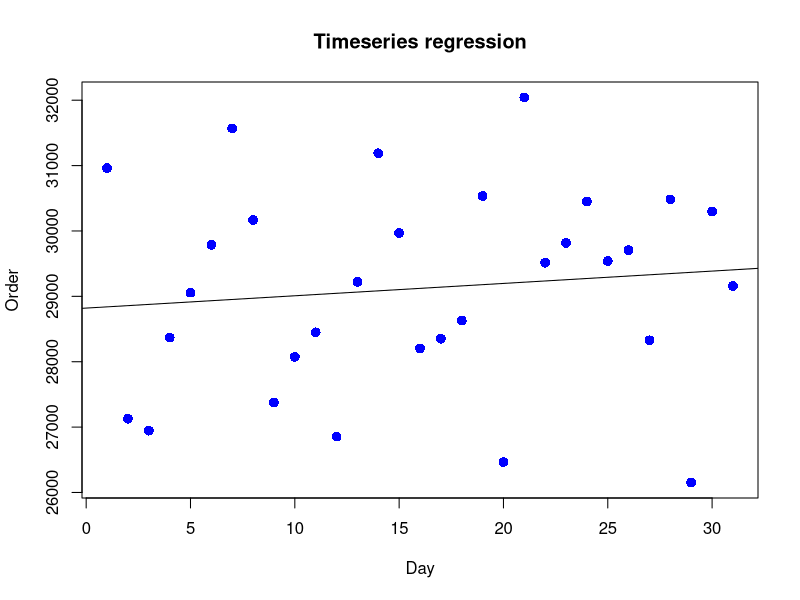
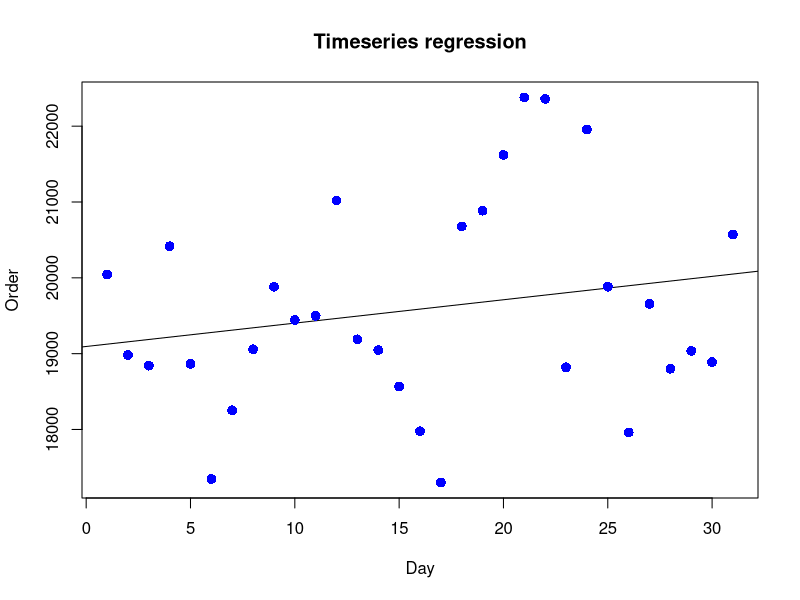
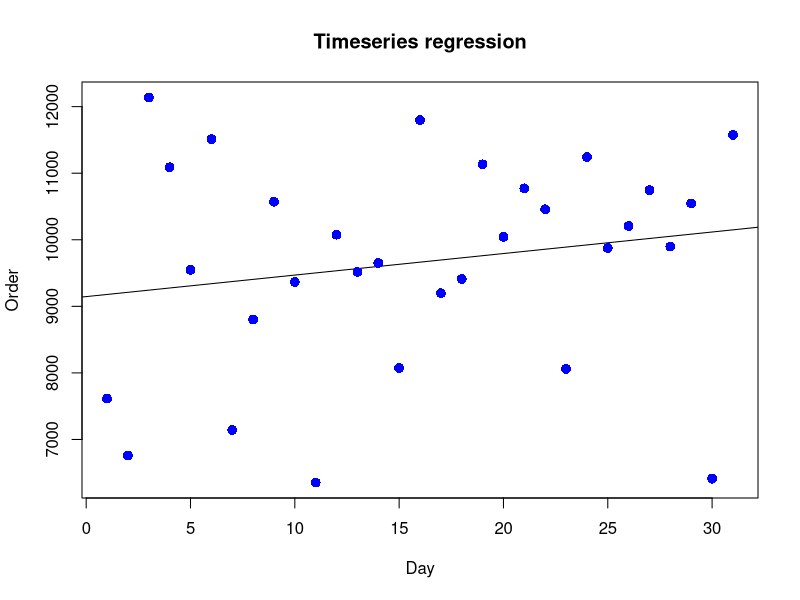

Reproduce these figures in R, in order.
## ---- chunk 1
knitr::opts_chunk$set(echo = TRUE)
## ---- chunk 2
year <- 2021
month <- 10
day <- 1:31
Date <- as.Date(ISOdate(year, month, day))
Date

FC1 <- data.frame(c(1:31),Date, rep("FC1", 31), rnorm(31,0.01*30000,1000), rnorm(31,0.03*30000,1000),rnorm(31,0.01*30000),rnorm(31,0.05*30000),rnorm(31,0.04*30000),rnorm(31,0.05*30000),rnorm(31,0.04*30000),rnorm(31,0.05*30000),rnorm(31,0.05*30000),rnorm(31,0.05*30000),rnorm(31,0.05*30000),rnorm(31,0.05*30000),rnorm(31,0.05*30000),rnorm(31,0.06*30000),rnorm(31,0.08*30000),rnorm(31,0.07*30000),rnorm(31,0.07*30000),rnorm(31,0.07*30000),rnorm(31,0.05*30000),rnorm(31,0.02*30000),rnorm(31,0.01*30000),rnorm(31,0.01*30000,500),rnorm(31,0.01*30000,500),rnorm(31,0*30000,0) )
names(FC1) <- c("Seq", "Date","FC_Name", "06","07","08","09","10","11","12","13","14","15","16","17","18","19","20","21","22","23","24","01","02","03","04","05")
FC1

FC2 <- data.frame(c(1:31), Date, rep("FC2", 31), rnorm(31,0.01*20000,1000), rnorm(31,0.03*20000,1000),rnorm(31,0.01*20000),rnorm(31,0.05*20000),rnorm(31,0.04*20000),rnorm(31,0.05*20000),rnorm(31,0.04*20000),rnorm(31,0.05*20000),rnorm(31,0.05*20000),rnorm(31,0.05*20000),rnorm(31,0.05*20000),rnorm(31,0.05*20000),rnorm(31,0.05*20000),rnorm(31,0.06*20000),rnorm(31,0.08*20000),rnorm(31,0.07*20000),rnorm(31,0.07*20000),rnorm(31,0.07*20000),rnorm(31,0.05*20000),rnorm(31,0.02*20000),rnorm(31,0.01*20000),rnorm(31,0.01*20000,500),rnorm(31,0.01*20000,500),rnorm(31,0*20000,0) )
names(FC2) <- c("Seq","Date","FC_Name", "06","07","08","09","10","11","12","13","14","15","16","17","18","19","20","21","22","23","24","01","02","03","04","05")
FC2

FC3 <- data.frame(c(1:31), Date, rep("FC3", 31), rnorm(31,0.01*10000,1000), rnorm(31,0.03*10000,1000),rnorm(31,0.01*10000),rnorm(31,0.05*10000),rnorm(31,0.04*10000),rnorm(31,0.05*10000),rnorm(31,0.04*10000),rnorm(31,0.05*10000),rnorm(31,0.05*10000),rnorm(31,0.05*10000),rnorm(31,0.05*10000),rnorm(31,0.05*10000),rnorm(31,0.05*10000),rnorm(31,0.06*10000),rnorm(31,0.08*10000),rnorm(31,0.07*10000),rnorm(31,0.07*10000),rnorm(31,0.07*10000),rnorm(31,0.05*10000),rnorm(31,0.02*10000),rnorm(31,0.01*10000),rnorm(31,0.01*10000,500),rnorm(31,0.01*10000,500),rnorm(31,0*10000,0) )
names(FC3) <- c("Seq","Date","FC_Name", "06","07","08","09","10","11","12","13","14","15","16","17","18","19","20","21","22","23","24","01","02","03","04","05")
FC3

FC1$Capacity <- 30000
FC2$Capacity <- 20000
FC3$Capacity <- 10000

FC1$Daily_order <- rowSums(FC1[,c(4:27)],na.rm=TRUE)
FC2$Daily_order <- rowSums(FC2[,c(4:27)],na.rm=TRUE)
FC3$Daily_order <- rowSums(FC3[,c(4:27)],na.rm=TRUE)


All_FC_Data <- rbind(FC1, FC2, FC3)

All_FC_Data
## ---- chunk 3
############### Descriptive statistics ######################
tapply(All_FC_Data$Daily_order, All_FC_Data$FC_Name, mean)
tapply(All_FC_Data$Daily_order, All_FC_Data$FC_Name, sd)
All_FC_Data$Diff_Capacity <- All_FC_Data$Capacity - All_FC_Data$Daily_order
All_FC_Data$Beyond_Capacity <- ifelse(All_FC_Data$Diff_Capacity > 0, 0, 1)
All_FC_Data
tapply(All_FC_Data$Beyond_Capacity, All_FC_Data$FC_Name, sum)


############# Estimating next month’s order volume #############

### by using Oct Mean ###
library(forecast)
FC1$Daily_Order <- rowSums(FC1[,c(4:27)],na.rm=TRUE)
Forecast_Nov_FC1 <- forecast(FC1$Daily_Order, h=30)

FC2$Daily_Order <- rowSums(FC2[,c(4:27)],na.rm=TRUE)
Forecast_Nov_FC2 <- forecast(FC2$Daily_Order, h=30)

FC3$Daily_Order <- rowSums(FC3[,c(4:27)],na.rm=TRUE)
Forecast_Nov_FC3 <- forecast(FC3$Daily_Order, h=30)

### by using Regression model ###
relation_FC1 <- lm(FC1$Daily_order ~ FC1$Seq)
print(relation_FC1)
summary(relation_FC1)
plot(FC1$Seq,FC1$Daily_order, col = "blue", main = "Timeseries regression",
abline(lm(FC1$Daily_order ~ FC1$Seq)), cex =1.3, pch =16, xlab="Day", ylab="Order")

relation_FC2 <- lm(FC2$Daily_order ~ FC2$Seq)
print(relation_FC2)
summary(relation_FC2)
plot(FC2$Seq,FC2$Daily_order, col = "blue", main = "Timeseries regression",
     abline(lm(FC2$Daily_order ~ FC2$Seq)), cex =1.3, pch =16, xlab="Day", ylab="Order")

relation_FC3 <- lm(FC3$Daily_order ~ FC1$Seq)
print(relation_FC3)
summary(relation_FC3)
plot(FC3$Seq,FC3$Daily_order, col = "blue", main = "Timeseries regression",
     abline(lm(FC3$Daily_order ~ FC3$Seq)), cex =1.3, pch =16, xlab="Day", ylab="Order")

